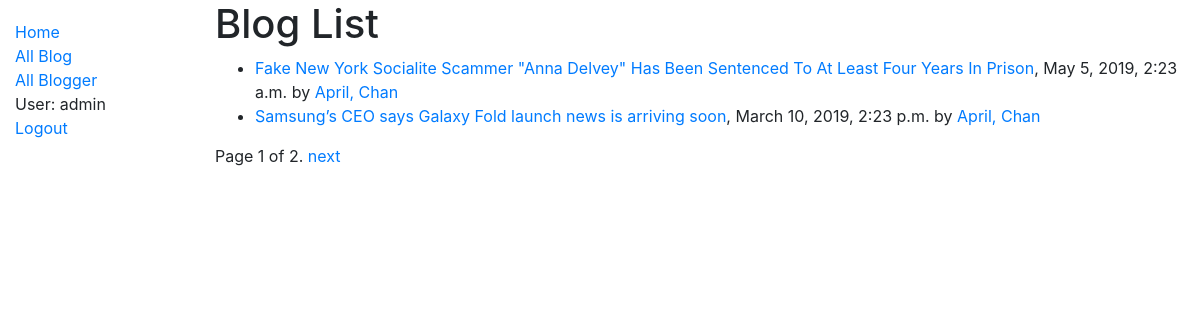
The app's page /blog/blogs/ (signed in) with its own data.
### blog/models.py (models this page shows, shortened)
class Blog(models.Model):
    title = models.CharField(max_length=200)
    blogger = models.ForeignKey('Blogger', on_delete=models.SET_NULL, null=True)
    post = models.TextField(max_length=10000000, help_text='Enter a blog post')
    datetime = models.DateTimeField(null=False)
    class Meta:
        ordering = ['-datetime']
    def display_most_recent_comment(self):
        comment = "No " or Comment.objects.filter(blog=self.id)[0].content
        return comment
    display_most_recent_comment.short_description = 'Most Recent Comment'
    def get_absolute_url(self):
        return reverse('blog-detail', args=[str(self.id)])

class Blogger(models.Model):
    first_name = models.CharField(max_length=100)
    last_name = models.CharField(max_length=100)
    date_of_birth = models.DateField(null=True, blank=True)
    date_of_death = models.DateField('Died', null=True, blank=True)
    class Meta:
        ordering = ['last_name', 'first_name']
    def __str__(self):
        return f'{self.first_name}, {self.last_name}'

### blog/views.py (the view)
# urls.py: path('blogs/', views.BlogListView.as_view(), name='blogs'),
class BlogListView(generic.ListView):
    model = Blog
    paginate_by = 2

### blog/templates/blog/blog_list.html
{% extends "base_generic.html" %}
{% block content %}
  <h1>Blog List</h1>
  {% if blog_list %}
  <ul>
    {% for blog in blog_list %}
      <li>
        <a href="{{ blog.get_absolute_url }}">{{ blog.title }}</a>, {{blog.datetime}} by <a href="">{{blog.blogger}}</a>
      </li>
    {% endfor %}
  </ul>
  {% else %}
    <p>There are no blogs in the library.</p>
  {% endif %}
{% endblock %}

### blog/templates/base_generic.html (shortened to what this page needs)
<!DOCTYPE html>
<html lang="en">
<head>
  <link rel="stylesheet" href="https://stackpath.bootstrapcdn.com/bootstrap/4.1.3/css/bootstrap.min.css">
  {% load static %}
  <link rel="stylesheet" href="{% static 'css/styles.css' %}">
</head>
<body>
  <div class="container-fluid">
    <div class="row">
      <div class="col-sm-2">
      {% block sidebar %}
        <ul class="sidebar-nav">
          <li><a href="{% url 'index' %}">Home</a></li>
          <li><a href="{% url 'blogs' %}">All Blog</a></li>
          <li><a href="{% url 'bloggers' %}">All Blogger</a></li>
          {% if user.is_authenticated %}
            <li>User: {{ user.get_username }}</li>
            <li><a href="{% url 'logout'%}?next={{request.path}}">Logout</a></li>
          {% else %}
            <li><a href="{% url 'login'%}?next={{request.path}}">Login</a></li>
   {% endif %}
        </ul>
     {% endblock %}
      </div>
      <div class="col-sm-10 ">{% block content %}{% endblock %}
        {% block pagination %}
          {% if is_paginated %}
            <div class="pagination">
              <span class="page-links">
                <span class="page-current">
                    Page {{ page_obj.number }} of {{ page_obj.paginator.num_pages }}.
                </span>
                {% if page_obj.has_next %}
                    <a href="{{ request.path }}?page={{ page_obj.next_page_number }}">next</a>
                {% endif %}
                </span>
              </div>
            {% endif %}
          {% endblock %}
      </div>
    </div>
  </div>
</body>
</html>

### blog/static/css/styles.css (style rules this page uses)
.sidebar-nav { margin-top: 20px; padding: 0; list-style: none; }

### records on screen
Blog: title "Fake New York Socialite Scammer \"Anna Delvey\" Has Been Sentenced To At Least Four Years In Prison", datetime "May 5, 2019, 2:23 a.m.", blogger "April, Chan"
Blog: title "Samsung’s CEO says Galaxy Fold launch news is arriving soon", datetime "March 10, 2019, 2:23 p.m.", blogger "April, Chan"

### other values on screen
{{ user.get_username }} "admin"
{{ page_obj.number }} "1"
{{ page_obj.paginator.num_pages }} "2"
